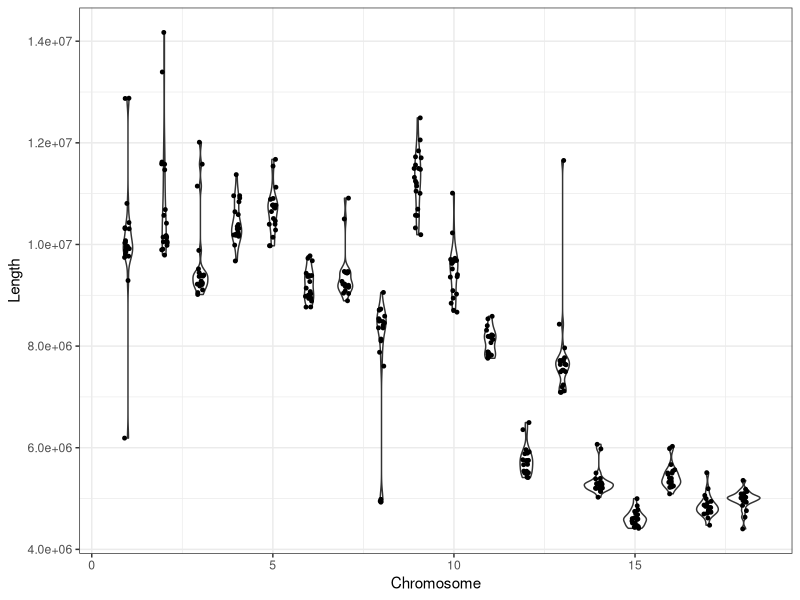

Generate this figure with R:
library(ggplot2)
data<-read.table("chr_lengths_plot.txt", header=T)
ggplot(data, aes(group=Chromosome,x=Chromosome, y=Length)) + geom_violin() + geom_jitter(height=0, width=0.1, size=1) + theme_bw()
